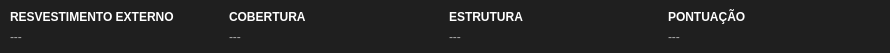
   <widget class="QWidget" name="widgetDadosEdificacao_5" native="true">
    <property name="geometry">
     <rect>
      <x>0</x>
      <y>236</y>
      <width>890</width>
      <height>53</height>
     </rect>
    </property>
    <property name="styleSheet">
     <string notr="true">background-color: #1f1f1f;
border-radius: 4px;</string>
    </property>
    <widget class="QWidget" name="horizontalLayoutWidget_21">
     <property name="geometry">
      <rect>
       <x>10</x>
       <y>6</y>
       <width>871</width>
       <height>41</height>
      </rect>
     </property>
     <layout class="QHBoxLayout" name="horizontalLayout_21" stretch="0,0,0,0">
      <item>
       <layout class="QVBoxLayout" name="verticalLayout_116">
        <property name="spacing">
         <number>0</number>
        </property>
        <item>
         <widget class="QLabel" name="label_27">
          <property name="sizePolicy">
           <sizepolicy hsizetype="Expanding" vsizetype="Preferred">
            <horstretch>0</horstretch>
            <verstretch>0</verstretch>
           </sizepolicy>
          </property>
          <property name="maximumSize">
           <size>
            <width>16777215</width>
            <height>16777215</height>
           </size>
          </property>
          <property name="styleSheet">
           <string notr="true">font-weight: bold;
color: white;</string>
          </property>
          <property name="text">
           <string>RESVESTIMENTO EXTERNO</string>
          </property>
         </widget>
        </item>
        <item>
         <widget class="QLabel" name="labelUnidadeAvaliacaoRevestimentoExterno">
          <property name="sizePolicy">
           <sizepolicy hsizetype="Expanding" vsizetype="Preferred">
            <horstretch>0</horstretch>
            <verstretch>0</verstretch>
           </sizepolicy>
          </property>
          <property name="maximumSize">
           <size>
            <width>16777215</width>
            <height>16777215</height>
           </size>
          </property>
          <property name="styleSheet">
           <string notr="true">color: #aaa;</string>
          </property>
          <property name="text">
           <string>---</string>
          </property>
         </widget>
        </item>
       </layout>
      </item>
      <item>
       <layout class="QVBoxLayout" name="verticalLayout_163">
        <property name="spacing">
         <number>0</number>
        </property>
        <item>
         <widget class="QLabel" name="label_28">
          <property name="sizePolicy">
           <sizepolicy hsizetype="Expanding" vsizetype="Preferred">
            <horstretch>0</horstretch>
            <verstretch>0</verstretch>
           </sizepolicy>
          </property>
          <property name="maximumSize">
           <size>
            <width>16777215</width>
            <height>16777215</height>
           </size>
          </property>
          <property name="styleSheet">
           <string notr="true">font-weight: bold;
color: white;</string>
          </property>
          <property name="text">
           <string>COBERTURA</string>
          </property>
         </widget>
        </item>
        <item>
         <widget class="QLabel" name="labelUnidadeAvaliacaoCobertura">
          <property name="sizePolicy">
           <sizepolicy hsizetype="Expanding" vsizetype="Preferred">
            <horstretch>0</horstretch>
            <verstretch>0</verstretch>
           </sizepolicy>
          </property>
          <property name="maximumSize">
           <size>
            <width>16777215</width>
            <height>16777215</height>
           </size>
          </property>
          <property name="styleSheet">
           <string notr="true">color: #aaa;</string>
          </property>
          <property name="text">
           <string>---</string>
          </property>
         </widget>
        </item>
       </layout>
      </item>
      <item>
       <layout class="QVBoxLayout" name="verticalLayout_164">
        <property name="spacing">
         <number>0</number>
        </property>
        <item>
         <widget class="QLabel" name="label_29">
          <property name="sizePolicy">
           <sizepolicy hsizetype="Expanding" vsizetype="Preferred">
            <horstretch>0</horstretch>
            <verstretch>0</verstretch>
           </sizepolicy>
          </property>
          <property name="maximumSize">
           <size>
            <width>16777215</width>
            <height>16777215</height>
           </size>
          </property>
          <property name="styleSheet">
           <string notr="true">font-weight: bold;
color: white;</string>
          </property>
          <property name="text">
           <string>ESTRUTURA</string>
          </property>
         </widget>
        </item>
        <item>
         <widget class="QLabel" name="labelUnidadeAvaliacaoEstrutura">
          <property name="sizePolicy">
           <sizepolicy hsizetype="Expanding" vsizetype="Preferred">
            <horstretch>0</horstretch>
            <verstretch>0</verstretch>
           </sizepolicy>
          </property>
          <property name="maximumSize">
           <size>
            <width>16777215</width>
            <height>16777215</height>
           </size>
          </property>
          <property name="styleSheet">
           <string notr="true">color: #aaa;</string>
          </property>
          <property name="text">
           <string>---</string>
          </property>
         </widget>
        </item>
       </layout>
      </item>
      <item>
       <layout class="QVBoxLayout" name="verticalLayout_165">
        <property name="spacing">
         <number>0</number>
        </property>
        <item>
         <widget class="QLabel" name="label">
          <property name="sizePolicy">
           <sizepolicy hsizetype="Expanding" vsizetype="Preferred">
            <horstretch>0</horstretch>
            <verstretch>0</verstretch>
           </sizepolicy>
          </property>
          <property name="maximumSize">
           <size>
            <width>16777215</width>
            <height>16777215</height>
           </size>
          </property>
          <property name="styleSheet">
           <string notr="true">font-weight: bold;
color: white;</string>
          </property>
          <property name="text">
           <string>PONTUAÇÃO</string>
          </property>
         </widget>
        </item>
        <item>
         <widget class="QLabel" name="labelPontuacaoFalta">
          <property name="sizePolicy">
           <sizepolicy hsizetype="Expanding" vsizetype="Preferred">
            <horstretch>0</horstretch>
            <verstretch>0</verstretch>
           </sizepolicy>
          </property>
          <property name="maximumSize">
           <size>
            <width>16777215</width>
            <height>16777215</height>
           </size>
          </property>
          <property name="styleSheet">
           <string notr="true">color: #aaa;</string>
          </property>
          <property name="text">
           <string>---</string>
          </property>
         </widget>
        </item>
       </layout>
      </item>
     </layout>
    </widget>
   </widget>
